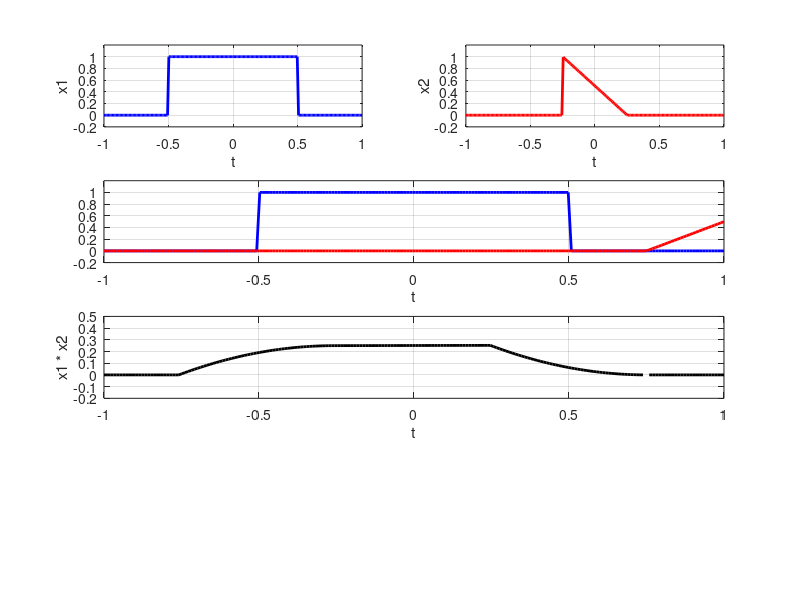

Source code (MATLAB):
fs = 200;
t = linspace(-1,1,fs);

convolution = zeros(1,length(t));

ax = [-1 1 -0.2 1.2];

% ========== plot the two signals (x1 and x2):
disp('x1: single rectangle pulse with width of 1.0')
disp('x2: single triangle  pulse with width of 0.5')
x1 = rectpuls(t,1);
x2 = tripuls(t,0.5,-1);

subplot(4,2,1);plot(t,x1,'Color','blue','LineWidth',2),axis(ax);
grid on;
xlabel('t')
ylabel('x1')

subplot(4,2,2);plot(t,x2,'Color','red','LineWidth',2),axis(ax);
grid on;
xlabel('t')
ylabel('x2')

disp('Press Enter to continue ....');
pause;


% ========== convolution of y1 and y2:
sprintf('\n\nConvolution of the two signals (x1 and x2):');

iter = length(t);

for i = 1:iter 
    moveStep = (2*i-fs)/fs;
    x2_shifted = tripuls(moveStep-t,0.5,-1);
    convolution(i) = trapz(t, x1.*x2_shifted);
    
    subplot(4,2,3:4)
    hold off;
    plot(t,x1,'Color','blue','LineWidth',2),axis(ax);
    hold on; 
    plot(t,x2_shifted,'Color','red' ,'LineWidth',2),axis(ax);
    grid on;
    xlabel('t');
   
    subplot(4,2,5:6)
    hold off
    plot(t(1:i),convolution(1:i),'Color','black','LineWidth',2); axis([-1 1 -0.2 0.5]);
    grid on;
    xlabel('t')
    ylabel('x1 * x2')
    
    pause(0.01)
end